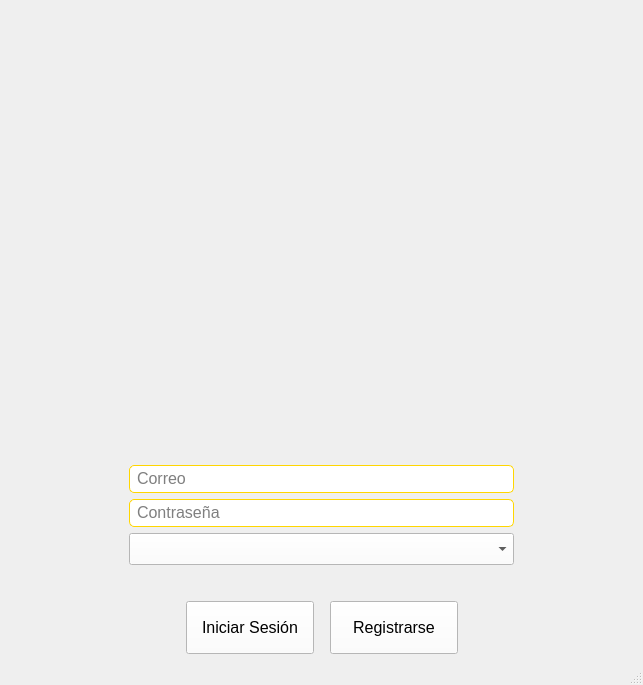
<?xml version="1.0" encoding="UTF-8"?>
<ui version="4.0">
 <class>MainWindow</class>
 <widget class="QMainWindow" name="MainWindow">
  <property name="geometry">
   <rect>
    <x>0</x>
    <y>0</y>
    <width>643</width>
    <height>685</height>
   </rect>
  </property>
  <property name="windowTitle">
   <string>MainWindow</string>
  </property>
  <property name="autoFillBackground">
   <bool>false</bool>
  </property>
  <property name="styleSheet">
   <string notr="true"> background-color: rgb(ff,ff, ff); 
</string>
  </property>
  <widget class="QWidget" name="centralwidget">
   <property name="layoutDirection">
    <enum>Qt::LeftToRight</enum>
   </property>
   <property name="styleSheet">
    <string notr="true"/>
   </property>
   <layout class="QVBoxLayout" name="verticalLayout_2">
    <item>
     <widget class="QLabel" name="lblGymImage">
      <property name="styleSheet">
       <string notr="true">

</string>
      </property>
      <property name="frameShape">
       <enum>QFrame::Box</enum>
      </property>
      <property name="lineWidth">
       <number>0</number>
      </property>
      <property name="text">
       <string/>
      </property>
      <property name="pixmap">
       <pixmap resource="Resources.qrc">:/images/Images/GoldenGym3.png</pixmap>
      </property>
      <property name="scaledContents">
       <bool>true</bool>
      </property>
      <property name="alignment">
       <set>Qt::AlignCenter</set>
      </property>
      <property name="margin">
       <number>2</number>
      </property>
     </widget>
    </item>
    <item>
     <spacer name="verticalSpacer">
      <property name="orientation">
       <enum>Qt::Vertical</enum>
      </property>
      <property name="sizeType">
       <enum>QSizePolicy::Fixed</enum>
      </property>
      <property name="sizeHint" stdset="0">
       <size>
        <width>20</width>
        <height>50</height>
       </size>
      </property>
     </spacer>
    </item>
    <item>
     <layout class="QVBoxLayout" name="verticalLayout">
      <property name="spacing">
       <number>6</number>
      </property>
      <property name="leftMargin">
       <number>120</number>
      </property>
      <property name="rightMargin">
       <number>120</number>
      </property>
      <item>
       <widget class="QLineEdit" name="txtUser">
        <property name="font">
         <font>
          <pointsize>-1</pointsize>
         </font>
        </property>
        <property name="styleSheet">
         <string notr="true"> QLineEdit {
    padding: 2% 5% 3% 5%;
    min-width: 200px;
    color: black;
    font-size: 16px;
    border: 1px solid #ffd600;
    background-color: white;
    border-radius: 5px;
}</string>
        </property>
        <property name="placeholderText">
         <string>Correo </string>
        </property>
       </widget>
      </item>
      <item>
       <widget class="QLineEdit" name="txtPassword">
        <property name="font">
         <font>
          <pointsize>-1</pointsize>
         </font>
        </property>
        <property name="styleSheet">
         <string notr="true"> QLineEdit {
    padding: 2% 5% 3% 5%;
    min-width: 200px;
    color: black;
    font-size: 16px;
    border: 1px solid #ffd600;
    background-color: white;
    border-radius: 5px;
}</string>
        </property>
        <property name="echoMode">
         <enum>QLineEdit::Password</enum>
        </property>
        <property name="placeholderText">
         <string>Contraseña </string>
        </property>
       </widget>
      </item>
      <item>
       <widget class="QComboBox" name="cbxRoles">
        <property name="font">
         <font>
          <pointsize>12</pointsize>
         </font>
        </property>
        <property name="styleSheet">
         <string notr="true">QComboBox{
	padding-left: 20;
	height: 30;
	background-color: white;
}

QComboBox::open {
	background-color: #ffd600;
}

QComboBox QListView {
	background-color: white;
}</string>
        </property>
       </widget>
      </item>
     </layout>
    </item>
    <item>
     <spacer name="verticalSpacer_2">
      <property name="orientation">
       <enum>Qt::Vertical</enum>
      </property>
      <property name="sizeType">
       <enum>QSizePolicy::Fixed</enum>
      </property>
      <property name="sizeHint" stdset="0">
       <size>
        <width>20</width>
        <height>30</height>
       </size>
      </property>
     </spacer>
    </item>
    <item>
     <layout class="QHBoxLayout" name="horizontalLayout">
      <property name="spacing">
       <number>16</number>
      </property>
      <item>
       <spacer name="horizontalSpacer_2">
        <property name="orientation">
         <enum>Qt::Horizontal</enum>
        </property>
        <property name="sizeHint" stdset="0">
         <size>
          <width>40</width>
          <height>20</height>
         </size>
        </property>
       </spacer>
      </item>
      <item>
       <widget class="QPushButton" name="btnLogearse">
        <property name="baseSize">
         <size>
          <width>20</width>
          <height>20</height>
         </size>
        </property>
        <property name="font">
         <font>
          <pointsize>12</pointsize>
         </font>
        </property>
        <property name="styleSheet">
         <string notr="true">QPushButton{
	width: 120;
	height: 45;
	background: white;
}

QPushButton:hover:!pressed {
background: #ffd600; 
}</string>
        </property>
        <property name="text">
         <string>Iniciar Sesión</string>
        </property>
       </widget>
      </item>
      <item>
       <widget class="QPushButton" name="btnRegistrarse">
        <property name="font">
         <font>
          <pointsize>12</pointsize>
         </font>
        </property>
        <property name="styleSheet">
         <string notr="true">QPushButton{
	width: 120;
	height: 45;
	background: white;
}

QPushButton:hover:!pressed {
background: #ffd600; 
}</string>
        </property>
        <property name="text">
         <string>Registrarse</string>
        </property>
       </widget>
      </item>
      <item>
       <spacer name="horizontalSpacer">
        <property name="orientation">
         <enum>Qt::Horizontal</enum>
        </property>
        <property name="sizeHint" stdset="0">
         <size>
          <width>40</width>
          <height>20</height>
         </size>
        </property>
       </spacer>
      </item>
     </layout>
    </item>
   </layout>
  </widget>
  <widget class="QStatusBar" name="statusbar"/>
 </widget>
 <tabstops>
  <tabstop>txtUser</tabstop>
  <tabstop>btnRegistrarse</tabstop>
  <tabstop>btnLogearse</tabstop>
 </tabstops>
 <resources>
  <include location="Resources.qrc"/>
 </resources>
 <connections/>
</ui>
